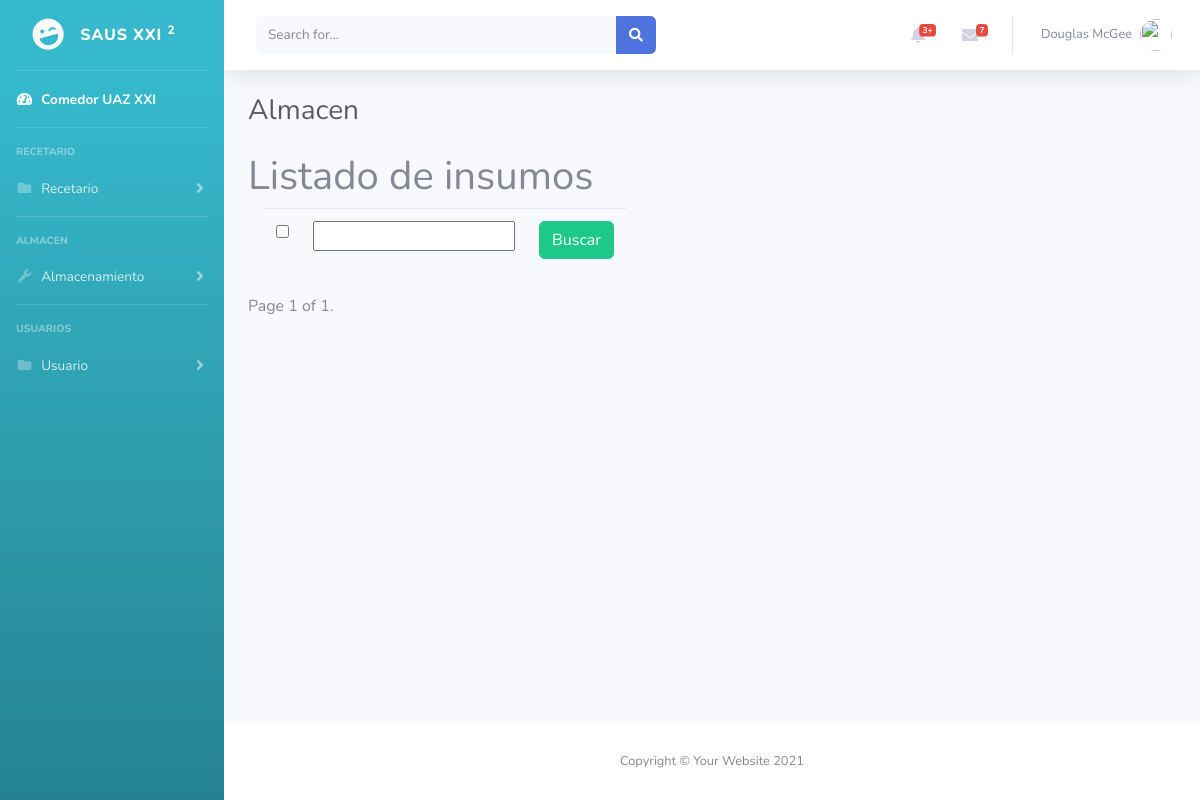
/almacen/ (signed in), run on an earlier commit of the app's database.
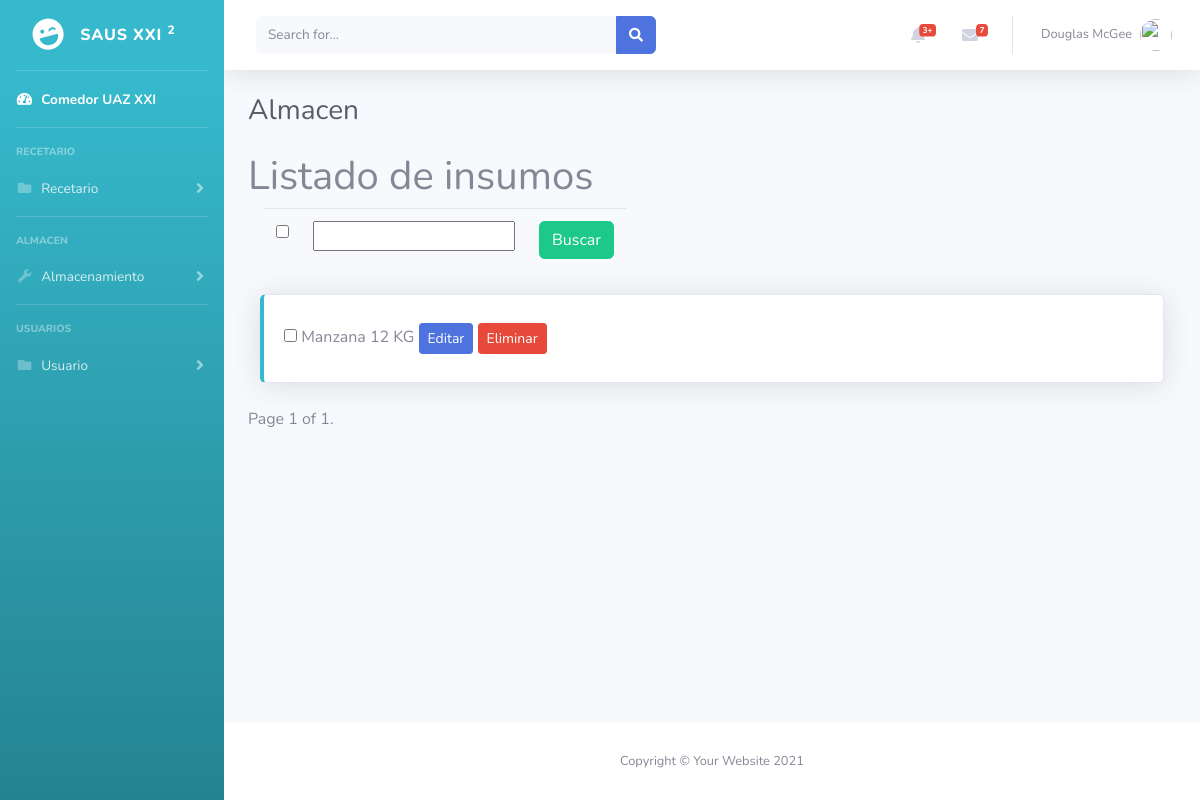
And on a later commit of the database.
### almacen/models.py (models this page shows, shortened)
class Insumo(models.Model):
    nombre = models.CharField(max_length=100)
    stock = models.SmallIntegerField("Cantidad")
    tipo_isumo = models.CharField(max_length=1, choices=TIPO_INSUMO)
    unidad_de_medida = models.CharField(max_length=2, choices=UNIDADES_DE_MEDIDA)

### almacen/views.py (the view)
# urls.py: path('', views.ListInsumos.as_view(), name='lista_insumos'),
class ListInsumos(LoginRequiredMixin, ListView):
    paginate_by = 2
    model = Insumo
    extra_context = {'form': FiltrosInsumo}

### almacen/templates/almacen/insumo_list.html (shortened to what this page needs)
{% extends 'base.html' %}
{% block titulo %}
    Almacen
{% endblock titulo %}
{% block contenido %}
    <h1>
        Listado de insumos
    </h1>
    <form class="d-none d-sm-inline-block form-inline mr-auto
        ml-md-3 my-2 my-md-0 mw-100 navbar-search"
        action="{% url 'buscar_insumo' %}" method="post" id="form">
        <table class="table">
            <tr>
                <td>
                    <input type="checkbox" name="todos" id="todos">
                </td>
                <td>{{form.nombre}}</td>
                <td>
                    <input class="btn btn-success" type="submit" value="Buscar">
                </td>
            </tr>
        </table>
    </form>
        {% for insumo in object_list %}
            <div class="col-xl-auto col-md-6 mb-4">
                <div class="card border-left-info shadow h-100 py-2">
                    <div class="card-body">
                        <div class="row no-gutters align-items-center">
                            <div class="col-auto">
                                <tr>
                                    <td>
                                        <input type="checkbox" name="todos" id="todos">
                                    </td>
                                    <td>{{insumo.nombre}}</td>
                                    <td>{{insumo.stock}}</td>
                                    <td>{{insumo.unidad_de_medida}}</td>
                                    <td>
                                        <a class="btn btn-sm btn-primary"
                                            href="{% url 'editar_insumo' insumo.id %}">
                                            Editar
                                        </a>
                                        <a class="btn btn-sm btn-danger"
                                            href="{% url 'eliminar_insumo' insumo.id %}">
                                            Eliminar
                                        </a>
                                    </td>
                                </tr>
                            </div>
                        </div>
                    </div>
                </div>
            </div>
        {% endfor %}
    <div class="pagination">
        <span class="step-links">
            <span class="current">
                Page {{ page_obj.number }} of {{ page_obj.paginator.num_pages }}.
            </span>
        </span>
    </div>
{% endblock contenido %}

What changed in the data, as far as the page shows it:
added Insumo: nombre "Manzana", stock "12", unidad_de_medida "KG"
